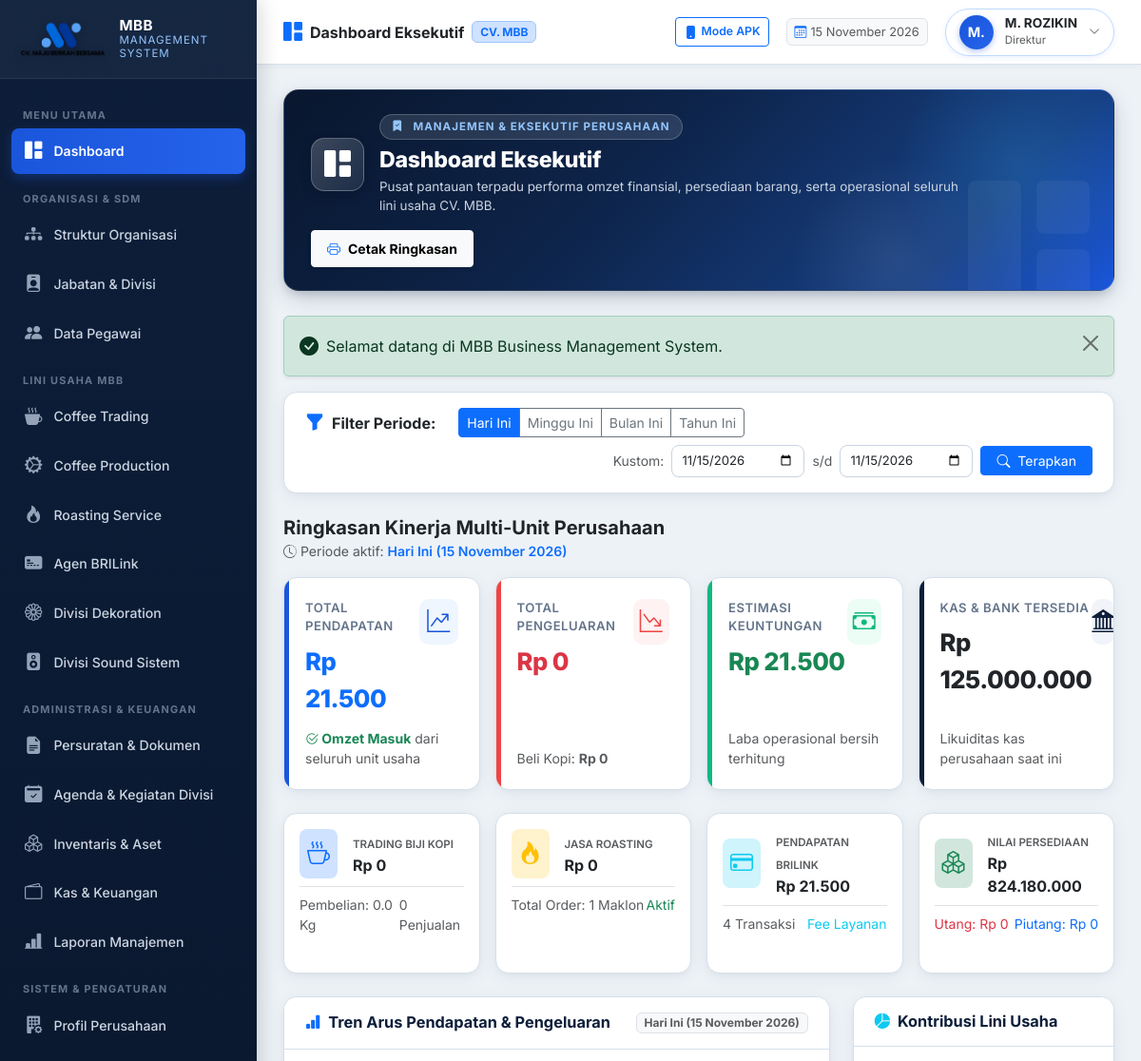
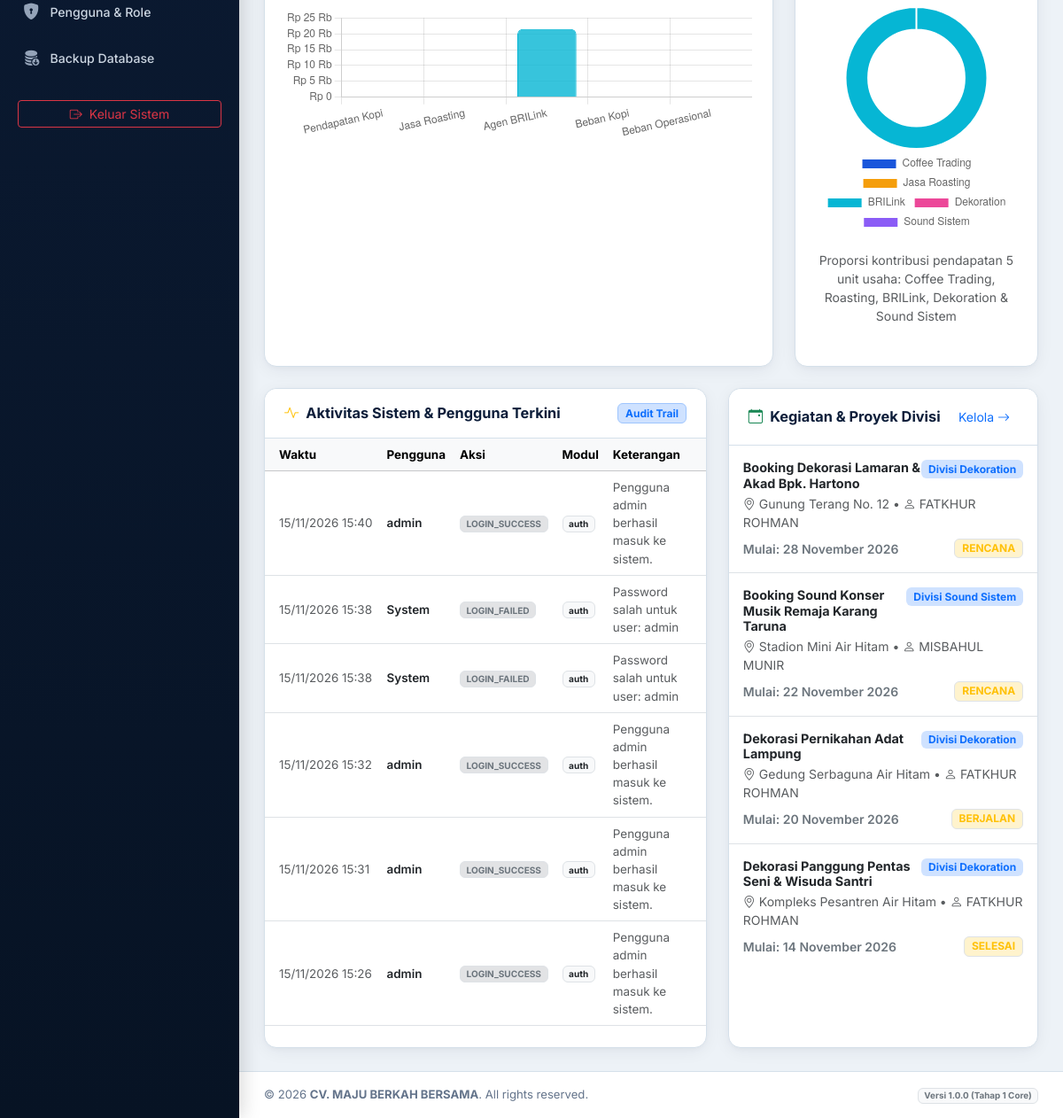
The page /index.php?period=today (signed in) on the database as committed earlier (2 pictures, top to bottom).
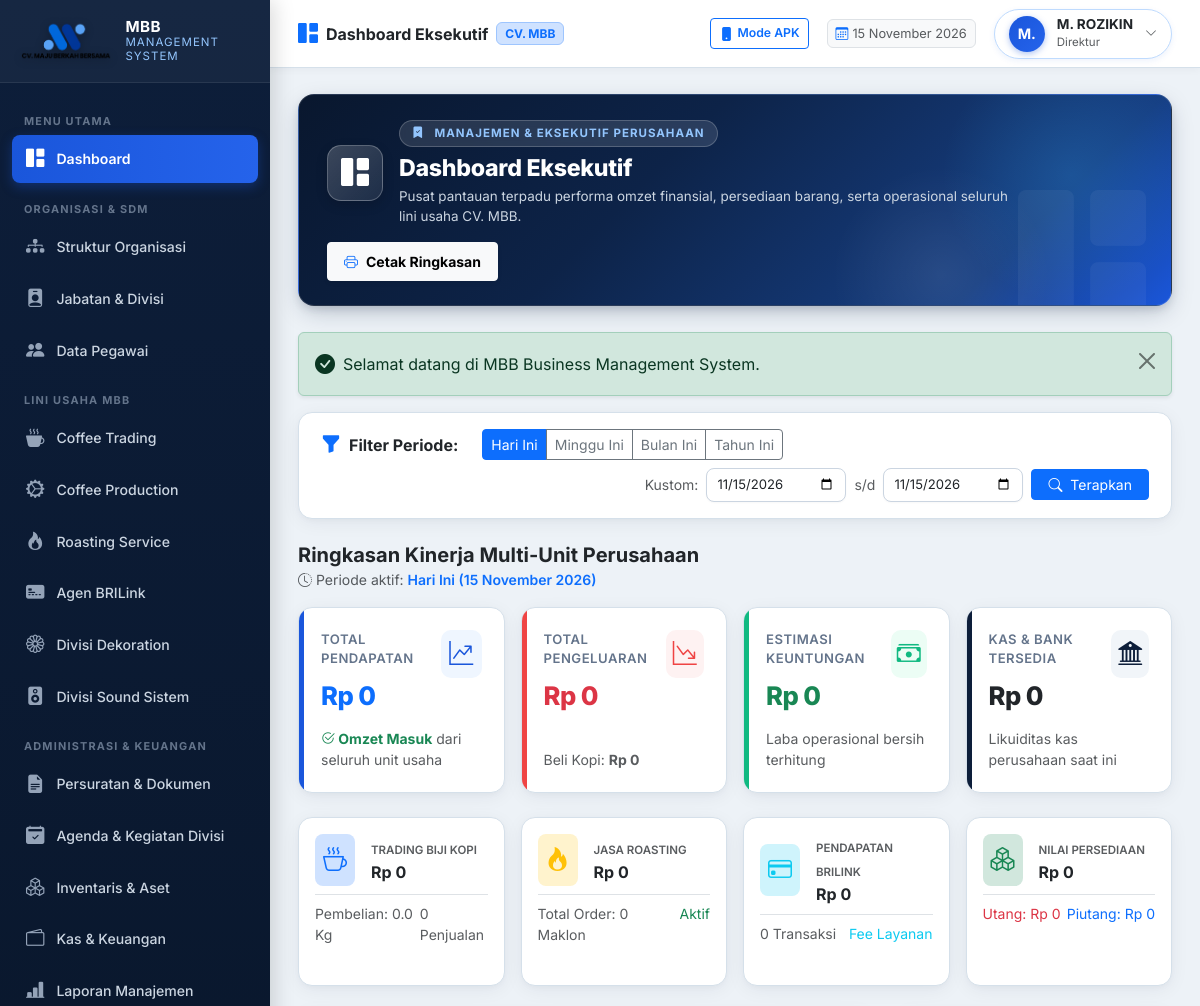
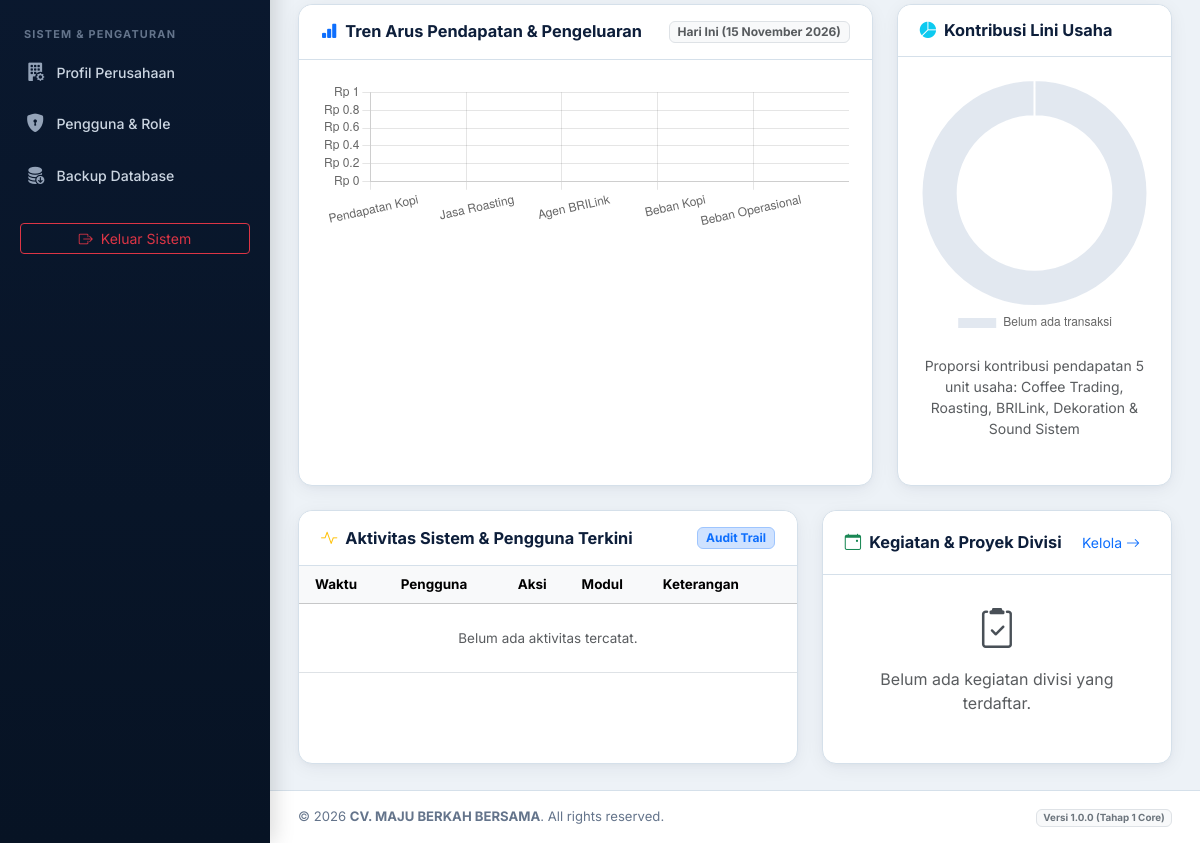
The same page on the database as committed later (2 pictures, top to bottom).
### tables this page shows
CREATE TABLE `users` (
  `id` int(11) NOT NULL AUTO_INCREMENT,
  `username` varchar(50) NOT NULL,
  `email` varchar(100) NOT NULL,
  `password_hash` varchar(255) NOT NULL,
  `role_id` int(11) NOT NULL,
  `employee_id` int(11) DEFAULT NULL,
  `is_active` tinyint(1) DEFAULT 1,
  `must_change_password` tinyint(1) DEFAULT 0,
  `last_login_at` datetime DEFAULT NULL,
  `last_login_ip` varchar(45) DEFAULT NULL,
  `created_at` datetime DEFAULT current_timestamp(),
  `updated_at` datetime DEFAULT current_timestamp() ON UPDATE current_timestamp(),
  PRIMARY KEY (`id`),
  UNIQUE KEY `username` (`username`),
  UNIQUE KEY `email` (`email`),
  UNIQUE KEY `employee_id` (`employee_id`),
  KEY `fk_user_role` (`role_id`),
  CONSTRAINT `fk_user_emp` FOREIGN KEY (`employee_id`) REFERENCES `employees` (`id`) ON DELETE SET NULL,
  CONSTRAINT `fk_user_role` FOREIGN KEY (`role_id`) REFERENCES `roles` (`id`)
);

CREATE TABLE `employees` (
  `id` int(11) NOT NULL AUTO_INCREMENT,
  `employee_code` varchar(30) NOT NULL,
  `full_name` varchar(150) NOT NULL,
  `gender` enum('L','P') DEFAULT 'L',
  `phone_number` varchar(30) DEFAULT NULL,
  `email` varchar(100) DEFAULT NULL,
  `address` text DEFAULT NULL,
  `division_id` int(11) DEFAULT NULL,
  `position_id` int(11) DEFAULT NULL,
  `join_date` date DEFAULT NULL,
  `employment_status` enum('TETAP','KONTRAK','MAGANG','HONORER') DEFAULT 'TETAP',
  `is_active` tinyint(1) DEFAULT 1,
  `avatar` varchar(255) DEFAULT NULL,
  `notes` text DEFAULT NULL,
  `created_at` datetime DEFAULT current_timestamp(),
  `updated_at` datetime DEFAULT current_timestamp() ON UPDATE current_timestamp(),
  PRIMARY KEY (`id`),
  UNIQUE KEY `employee_code` (`employee_code`),
  KEY `fk_emp_div` (`division_id`),
  KEY `fk_emp_pos` (`position_id`),
  CONSTRAINT `fk_emp_div` FOREIGN KEY (`division_id`) REFERENCES `divisions` (`id`) ON DELETE SET NULL,
  CONSTRAINT `fk_emp_pos` FOREIGN KEY (`position_id`) REFERENCES `positions` (`id`) ON DELETE SET NULL
);

CREATE TABLE `positions` (
  `id` int(11) NOT NULL AUTO_INCREMENT,
  `position_code` varchar(20) NOT NULL,
  `position_name` varchar(100) NOT NULL,
  `division_id` int(11) DEFAULT NULL,
  `parent_position_id` int(11) DEFAULT NULL,
  `level_rank` int(11) DEFAULT 1,
  `job_description` text DEFAULT NULL,
  `is_active` tinyint(1) DEFAULT 1,
  `created_at` datetime DEFAULT current_timestamp(),
  `updated_at` datetime DEFAULT current_timestamp() ON UPDATE current_timestamp(),
  PRIMARY KEY (`id`),
  UNIQUE KEY `position_code` (`position_code`),
  KEY `fk_pos_div` (`division_id`),
  KEY `fk_pos_parent` (`parent_position_id`),
  CONSTRAINT `fk_pos_div` FOREIGN KEY (`division_id`) REFERENCES `divisions` (`id`) ON DELETE SET NULL,
  CONSTRAINT `fk_pos_parent` FOREIGN KEY (`parent_position_id`) REFERENCES `positions` (`id`) ON DELETE SET NULL
);

CREATE TABLE `audit_logs` (
  `id` bigint(20) NOT NULL AUTO_INCREMENT,
  `user_id` int(11) DEFAULT NULL,
  `action` varchar(50) NOT NULL,
  `module` varchar(50) NOT NULL,
  `record_id` varchar(50) DEFAULT NULL,
  `description` text NOT NULL,
  `ip_address` varchar(45) DEFAULT NULL,
  `user_agent` text DEFAULT NULL,
  `created_at` datetime DEFAULT current_timestamp(),
  PRIMARY KEY (`id`),
  KEY `idx_audit_module` (`module`),
  KEY `idx_audit_created` (`created_at`),
  KEY `fk_audit_user` (`user_id`),
  CONSTRAINT `fk_audit_user` FOREIGN KEY (`user_id`) REFERENCES `users` (`id`) ON DELETE SET NULL
);

CREATE TABLE `division_activities` (
  `id` int(11) NOT NULL AUTO_INCREMENT,
  `activity_code` varchar(50) NOT NULL,
  `division_id` int(11) NOT NULL,
  `activity_name` varchar(200) NOT NULL,
  `person_in_charge` varchar(100) NOT NULL,
  `location` varchar(255) DEFAULT NULL,
  `start_date` date NOT NULL,
  `end_date` date DEFAULT NULL,
  `total_cost` decimal(15,2) DEFAULT 0.00,
  `total_income` decimal(15,2) DEFAULT 0.00,
  `status` enum('RENCANA','BERJALAN','SELESAI','BATAL') DEFAULT 'RENCANA',
  `documentation_url` varchar(255) DEFAULT NULL,
  `notes` text DEFAULT NULL,
  `created_by` int(11) DEFAULT NULL,
  `created_at` datetime DEFAULT current_timestamp(),
  PRIMARY KEY (`id`),
  UNIQUE KEY `activity_code` (`activity_code`),
  KEY `fk_act_div` (`division_id`),
  CONSTRAINT `fk_act_div` FOREIGN KEY (`division_id`) REFERENCES `divisions` (`id`)
);

CREATE TABLE `divisions` (
  `id` int(11) NOT NULL AUTO_INCREMENT,
  `division_code` varchar(20) NOT NULL,
  `division_name` varchar(100) NOT NULL,
  `parent_id` int(11) DEFAULT NULL,
  `description` text DEFAULT NULL,
  `is_active` tinyint(1) DEFAULT 1,
  `created_at` datetime DEFAULT current_timestamp(),
  `updated_at` datetime DEFAULT current_timestamp() ON UPDATE current_timestamp(),
  PRIMARY KEY (`id`),
  UNIQUE KEY `division_code` (`division_code`),
  KEY `fk_div_parent` (`parent_id`),
  CONSTRAINT `fk_div_parent` FOREIGN KEY (`parent_id`) REFERENCES `divisions` (`id`) ON DELETE SET NULL
);

### core/Auth.php (called while the page is built, shortened)
<?php
require_once __DIR__ . '/../helpers/utils.php';
class Auth {
    private static ?array $cachedUser = null;
    public static function check(): bool {
        $timeout = 86400;
        return true;
    }
    public static function user(): ?array {
        if (self::$cachedUser !== null) {
            return self::$cachedUser;
        }
        $db = Database::getInstance();
        $stmt = $db->prepare("
            SELECT u.*, r.role_name, r.role_title, e.full_name, e.employee_code, p.position_name, d.division_name
            FROM users u
            INNER JOIN roles r ON u.role_id = r.id
            LEFT JOIN employees e ON u.employee_id = e.id
            LEFT JOIN positions p ON e.position_id = p.id
            LEFT JOIN divisions d ON e.division_id = d.id
            WHERE u.id = ?
        ");
        $stmt->execute([$_SESSION['user_id']]);
        self::$cachedUser = $stmt->fetch() ?: null;
        return self::$cachedUser;
    }
}

### helpers/utils.php (called while the page is built, shortened)
<?php
function e($value) {
    return htmlspecialchars((string)($value ?? ''), ENT_QUOTES, 'UTF-8');
}
function format_tanggal($dateString, $withTime = false) {
    $bulanIndo = [
        1 => 'Januari', 'Februari', 'Maret', 'April', 'Mei', 'Juni',
        'Juli', 'Agustus', 'September', 'Oktober', 'November', 'Desember'
    ];
    $timestamp = strtotime($dateString);
    $d = date('j', $timestamp);
    $m = $bulanIndo[(int)date('n', $timestamp)];
    $y = date('Y', $timestamp);
    $result = "$d $m $y";
    return $result;
}

### index.php (the view, shortened to what the rows shown need)
<?php
require_once __DIR__ . '/core/Auth.php';
require_once __DIR__ . '/helpers/utils.php';
$db = Database::getInstance();
$stmt = $db->query("
    SELECT al.*, u.username, r.role_title
    FROM audit_logs al
    LEFT JOIN users u ON al.user_id = u.id
    LEFT JOIN roles r ON u.role_id = r.id
    ORDER BY al.created_at DESC
    LIMIT 6
");
$recentActivities = $stmt->fetchAll();
$stmt = $db->query("
    SELECT a.*, d.division_name
    FROM division_activities a
    LEFT JOIN divisions d ON a.division_id = d.id
    ORDER BY a.start_date DESC
    LIMIT 4
");
$recentActivitiesDiv = $stmt->fetchAll();
$pageTitle = 'Dashboard Eksekutif';
require_once __DIR__ . '/components/header.php';
require_once __DIR__ . '/components/topbar.php';
?>
<div class="row g-4">
    <div class="col-lg-7">
        <div class="card-mbb h-100">
            <div class="card-mbb-body p-0">
                <div class="table-responsive">
                    <table class="table table-hover align-middle mb-0" style="font-size: 0.84rem;">
                        <thead class="table-light">
                            <tr>
                                <th class="ps-3">Waktu</th>
                                <th>Pengguna</th>
                                <th>Aksi</th>
                                <th>Modul</th>
                                <th class="pe-3">Keterangan</th>
                            </tr>
                        </thead>
                        <tbody>
                            <?php if (empty($recentActivities)): ?>
                                <tr>
                                    <td colspan="5" class="text-center py-4 text-muted">Belum ada aktivitas tercatat.</td>
                                </tr>
                            <?php else: ?>
                                <?php foreach ($recentActivities as $act): ?>
                                    <tr>
                                        <td class="ps-3 text-nowrap text-muted"><?= date('d/m/Y H:i', strtotime($act['created_at'])) ?></td>
                                        <td class="fw-semibold text-dark text-nowrap"><?= e($act['username'] ?? 'System') ?></td>
                                        <td>
                                            <span class="badge bg-secondary-subtle text-secondary border"><?= e($act['action']) ?></span>
                                        </td>
                                        <td><span class="badge bg-light text-dark border"><?= e($act['module']) ?></span></td>
                                        <td class="pe-3 text-muted"><?= e($act['description']) ?></td>
                                    </tr>
                                <?php endforeach; ?>
                            <?php endif; ?>
                        </tbody>
                    </table>
                </div>
            </div>
        </div>
    </div>
    <div class="col-lg-5">
        <div class="card-mbb h-100">
            <div class="card-mbb-body p-0">
                <?php if (empty($recentActivitiesDiv)): ?>
                    <div class="p-4 text-center text-muted">
                        <i class="bi bi-clipboard2-check fs-1 text-light-emphasis d-block mb-2"></i>
                        Belum ada kegiatan divisi yang terdaftar.
                    </div>
                <?php else: ?>
                    <ul class="list-group list-group-flush">
                        <?php foreach ($recentActivitiesDiv as $act): ?>
                            <li class="list-group-item p-3">
                                <div class="d-flex justify-content-between align-items-start mb-1">
                                    <h6 class="fw-bold mb-0 text-dark" style="font-size: 0.9rem;"><?= e($act['activity_name']) ?></h6>
                                    <span class="badge bg-primary-subtle text-primary"><?= e($act['division_name'] ?? 'Divisi') ?></span>
                                </div>
                                <div class="small text-muted mb-2">
                                    <i class="bi bi-geo-alt me-1"></i><?= e($act['location'] ?: 'Lokasi Acara') ?> &bull;
                                    <i class="bi bi-person me-1"></i><?= e($act['person_in_charge']) ?>
                                </div>
                                <div class="d-flex justify-content-between align-items-center">
                                    <span class="small fw-semibold text-secondary">Mulai: <?= format_tanggal($act['start_date']) ?></span>
                                    <span class="badge bg-warning-subtle text-warning border"><?= e($act['status']) ?></span>
                                </div>
                            </li>
                        <?php endforeach; ?>
                    </ul>
                <?php endif; ?>
            </div>
        </div>
    </div>
</div>
<?php require_once __DIR__ . '/components/footer.php'; ?>

### components/topbar.php (shortened to what the rows shown need)
<?php
$user = Auth::user();
$displayName = $user['full_name'] ?? ($user['username'] ?? 'User');
$displayRole = $user['role_title'] ?? ($user['role_name'] ?? 'User');
$displayPos  = $user['position_name'] ?? $displayRole;
$initials    = strtoupper(substr($displayName, 0, 2));
$activeMeta = $moduleMetadata[$currentModule ?? 'dashboard'] ?? [
    'title'    => $pageTitle ?? 'MBB Management System',
    'category' => 'SISTEM INFORMASI TERPADU',
    'icon'     => 'bi-grid-fill',
    'desc'     => 'Sistem manajemen operasional terpadu CV. MAJU BERKAH BERSAMA'
];
$bannerTitle    = $pageTitle ?? $activeMeta['title'];
?>
<div class="main-content">
    <header class="topbar">
        <div class="topbar-right">
            <div class="dropdown">
                <div class="user-profile-badge" data-bs-toggle="dropdown" aria-expanded="false">
                    <div class="user-avatar"><?= e($initials) ?></div>
                    <div class="d-none d-sm-block text-start lh-1">
                        <div class="fw-bold text-dark" style="font-size: 0.85rem;"><?= e($displayName) ?></div>
                        <small class="text-muted" style="font-size: 0.72rem;"><?= e($displayPos) ?></small>
                    </div>
                    <i class="bi bi-chevron-down text-muted" style="font-size: 0.75rem;"></i>
                </div>
            </div>
        </div>
    </header>
    <div class="content-body">
        <div class="page-hero-banner">
            <div class="page-hero-content">
                <div class="banner-title-group">
                    <div>
                        <h2 class="banner-page-title"><?= e($bannerTitle) ?></h2>
                    </div>
                </div>
            </div>
        </div>

Rows that differ between the two databases and show on the page:
removed audit_logs: created_at "15/11/2026 15:40", user.username "admin", action "LOGIN_SUCCESS", module "auth", description "Pengguna admin berhasil masuk ke sistem."
removed audit_logs: created_at "15/11/2026 15:38", username "System", action "LOGIN_FAILED", module "auth", description "Password salah untuk user: admin"
removed audit_logs: created_at "15/11/2026 15:38", username "System", action "LOGIN_FAILED", module "auth", description "Password salah untuk user: admin"
removed audit_logs: created_at "15/11/2026 15:32", user.username "admin", action "LOGIN_SUCCESS", module "auth", description "Pengguna admin berhasil masuk ke sistem."
removed audit_logs: created_at "15/11/2026 15:31", user.username "admin", action "LOGIN_SUCCESS", module "auth", description "Pengguna admin berhasil masuk ke sistem."
removed audit_logs: created_at "15/11/2026 15:26", user.username "admin", action "LOGIN_SUCCESS", module "auth", description "Pengguna admin berhasil masuk ke sistem."
removed division_activities: activity_name "Booking Dekorasi Lamaran & Akad Bpk. Hartono", division.division_name "Divisi Dekoration", location "Gunung Terang No. 12", person_in_charge "FATKHUR ROHMAN", start_date "28 November 2026", status "RENCANA"
removed division_activities: activity_name "Booking Sound Konser Musik Remaja Karang Taruna", division.division_name "Divisi Sound Sistem", location "Stadion Mini Air Hitam", person_in_charge "MISBAHUL MUNIR", start_date "22 November 2026", status "RENCANA"
removed division_activities: activity_name "Dekorasi Pernikahan Adat Lampung", division.division_name "Divisi Dekoration", location "Gedung Serbaguna Air Hitam", person_in_charge "FATKHUR ROHMAN", start_date "20 November 2026", status "BERJALAN"
removed division_activities: activity_name "Dekorasi Panggung Pentas Seni & Wisuda Santri", division.division_name "Divisi Dekoration", location "Kompleks Pesantren Air Hitam", person_in_charge "FATKHUR ROHMAN", start_date "14 November 2026", status "SELESAI"
Other text that changed with them:
format_rupiah($totalRevenue): "Rp 21.500" → "Rp 0"
format_rupiah($estimatedProfit): "Rp 21.500" → "Rp 0"
format_rupiah($totalCashBalance): "Rp 125.000.000" → "Rp 0"
$countRoasting: "1" → "0"
format_rupiah($totalBrilinkIncome): "Rp 21.500" → "Rp 0"
$countBrilink: "4" → "0"
format_rupiah($totalInventoryValue): "Rp 824.180.000" → "Rp 0"
chart data {{ $totalBrilinkIncome }}: 21500 → 0
text now shown: "Belum ada aktivitas tercatat. Belum ada kegiatan divisi yang terdaftar."
